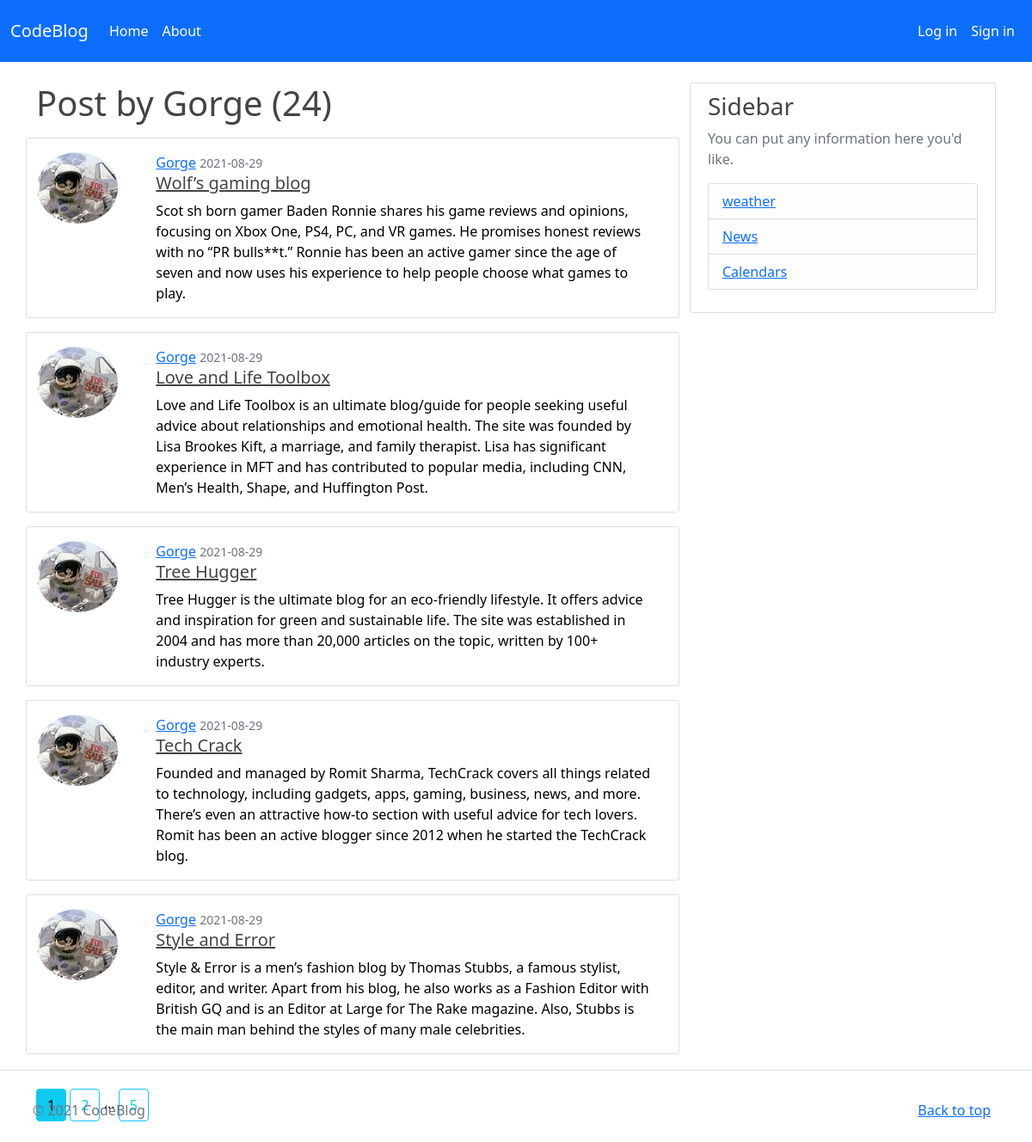
Screenshot of /user/Gorge with the database file from the repository.
### blog_app/models.py (models this page shows, shortened)
class User(db.Model, UserMixin):
    id = db.Column(db.Integer, primary_key=True)
    username = db.Column(db.String(10), unique=True, nullable=False)
    email = db.Column(db.String(20), unique=True, nullable=False)
    image_file = db.Column(db.String(20), nullable=False, default='default.jpg')
    password = db.Column(db.String(20), nullable=False)
    posts = db.relationship('Post', backref='author', lazy=True)

class Post(db.Model, UserMixin):
    id = db.Column(db.Integer, primary_key=True)
    title = db.Column(db.String(100), nullable=False)
    date_posted = db.Column(db.DateTime, nullable=False, default=datetime.utcnow)
    content = db.Column(db.Text, nullable=False)
    user_id = db.Column(db.Integer, db.ForeignKey('user.id'),nullable=False)

### blog_app/users/routes.py (the view)
@users.route('/user/<string:username>')
def user_posts(username):
    page=request.args.get('page',1,type=int)
    user=User.query.filter_by(username=username).first_or_404()
    posts=Post.query.filter_by(author=user).order_by(Post.date_posted.desc()).paginate(page=page,per_page=5)
    return render_template('user_posts.html',posts=posts,user=user)

### blog_app/templates/user_posts.html
{% extends "layout.html" %}
{% block content %}
<h1 class="mb-3">Post by {{user.username}} ({{posts.total}})</h1>
<article>
    {% for post in posts.items %}
    <div class="row justify-content-center">
        <div class="card mb-3" style="max-width: 1000px;max-height:auto;">
            <div class="row g-0">
                <div class="col">
                    <img class="img-fluid rounded-circle mt-3"
                     src="{{url_for('static',filename='profile_pics/'+post.author.image_file)}}">
                </div>
                <div class="col-10">
                    <div class="card-body">
                        <a class="mr-2" href="{{url_for('users.user_posts',username=post.author.username)}}">{{
                            post.author.username }}</a>
                        <small class="text-muted">{{ post.date_posted.strftime('%Y-%m-%d') }}</small>
                        <h5 class="card-title"> <a class="article-title"
                                href="{{url_for('posts.post', post_id = post.id)}}">{{ post.title }}</a></h5>
                        <p class="card-text">{{ post.content }}</p>
                    </div>
                </div>
            </div>
        </div>
    </div>
    {% endfor %}
    {% for page_num in posts.iter_pages(left_edge=1, right_edge=1, left_current=1, right_current=2) %}
    {% if page_num %}
    {% if posts.page==page_num %}
    <a class="btn btn-info mb-4 mt-4"
        href="{{url_for('users.user_posts', username=user.username, page=page_num)}}">{{page_num}}</a>
    {% else %}
    <a class="btn btn-outline-info mb-4 mt-4"
        href="{{url_for('users.user_posts', username=user.username, page=page_num)}}">{{page_num}}</a>
    {% endif %}
    {% else %}
    ...
    {% endif %}
    {% endfor %}
    {% endblock %}

### blog_app/static/main.css (style rules this page uses)
body { background: #ffffff; color: #000000; }
h1, h2, h3, h4, h5, h6 { color: #444444; }
.article-title { color: #444444; }

### rows the page displays
User: username "Gorge"
Post: image_file (picture), author.username "Gorge", date_posted "2021-08-29", title "Wolf’s gaming blog", content "Scot sh born gamer Baden Ronnie shares his game reviews and opinions, focusing on Xbox One, PS4, PC, and VR games. He promises honest reviews with no “PR bulls**t.” Ronnie has been an active gamer since the age of seven and now uses his experience to help people choose what games to play."
Post: image_file (picture), author.username "Gorge", date_posted "2021-08-29", title "Love and Life Toolbox", content "Love and Life Toolbox is an ultimate blog/guide for people seeking useful advice about relationships and emotional health. The site was founded by Lisa Brookes Kift, a marriage, and family therapist. Lisa has significant experience in MFT and has contributed to popular media, including CNN, Men’s Health, Shape, and Huffington Post."
Post: image_file (picture), author.username "Gorge", date_posted "2021-08-29", title "Tree Hugger", content "Tree Hugger is the ultimate blog for an eco-friendly lifestyle. It offers advice and inspiration for green and sustainable life. The site was established in 2004 and has more than 20,000 articles on the topic, written by 100+ industry experts."
Post: image_file (picture), author.username "Gorge", date_posted "2021-08-29", title "Tech Crack", content "Founded and managed by Romit Sharma, TechCrack covers all things related to technology, including gadgets, apps, gaming, business, news, and more. There’s even an attractive how-to section with useful advice for tech lovers. Romit has been an active blogger since 2012 when he started the TechCrack blog."
Post: image_file (picture), author.username "Gorge", date_posted "2021-08-29", title "Style and Error", content "Style & Error is a men’s fashion blog by Thomas Stubbs, a famous stylist, editor, and writer. Apart from his blog, he also works as a Fashion Editor with British GQ and is an Editor at Large for The Rake magazine. Also, Stubbs is the main man behind the styles of many male celebrities."

### other values shown
{{ posts.total }} "24"
{{ page_num }} "1"
{{ page_num }} "2" "5"
